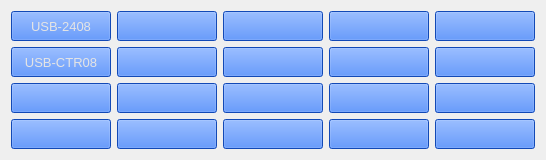
     <widget class="QWidget" name="Devices">
      <attribute name="title">
       <string>Devices</string>
      </attribute>
      <layout class="QGridLayout" name="gridLayout_9">
       <item row="0" column="0">
        <widget class="PyDMRelatedDisplayButton" name="PyDMRelatedDisplayButton_83">
         <property name="minimumSize">
          <size>
           <width>100</width>
           <height>30</height>
          </size>
         </property>
         <property name="font">
          <font>
           <pointsize>10</pointsize>
          </font>
         </property>
         <property name="toolTip">
          <string/>
         </property>
         <property name="styleSheet">
          <string notr="true">color: rgb(228, 228, 228);
background-color: rgb(25, 102, 255);</string>
         </property>
         <property name="text">
          <string>USB-2408</string>
         </property>
         <property name="filenames" stdset="0">
          <stringlist>
           <string>USB2408_module.adl</string>
          </stringlist>
         </property>
         <property name="titles" stdset="0">
          <stringlist>
           <string>USB-2408 module</string>
          </stringlist>
         </property>
         <property name="showIcon" stdset="0">
          <bool>false</bool>
         </property>
         <property name="macros" stdset="0">
          <stringlist>
           <string>P=${P}USB2408:,Bi=Bi,Li=Li,Bo=Bo,Lo=Lo,Bd=Bd,Ai=Ai,Ti=Ti,Ao=Ao,Ct=Counter,Wd=WaveDig,Wg=WaveGen,Tg=Trig</string>
          </stringlist>
         </property>
         <property name="openInNewWindow" stdset="0">
          <bool>true</bool>
         </property>
        </widget>
       </item>
       <item row="0" column="1">
        <widget class="PyDMRelatedDisplayButton" name="PyDMRelatedDisplayButton_88">
         <property name="minimumSize">
          <size>
           <width>100</width>
           <height>30</height>
          </size>
         </property>
         <property name="font">
          <font>
           <pointsize>10</pointsize>
          </font>
         </property>
         <property name="toolTip">
          <string/>
         </property>
         <property name="styleSheet">
          <string notr="true">color: rgb(228, 228, 228);
background-color: rgb(25, 102, 255);</string>
         </property>
         <property name="showIcon" stdset="0">
          <bool>false</bool>
         </property>
         <property name="openInNewWindow" stdset="0">
          <bool>true</bool>
         </property>
        </widget>
       </item>
       <item row="0" column="2">
        <widget class="PyDMRelatedDisplayButton" name="PyDMRelatedDisplayButton_96">
         <property name="minimumSize">
          <size>
           <width>100</width>
           <height>30</height>
          </size>
         </property>
         <property name="font">
          <font>
           <pointsize>10</pointsize>
          </font>
         </property>
         <property name="toolTip">
          <string/>
         </property>
         <property name="styleSheet">
          <string notr="true">color: rgb(228, 228, 228);
background-color: rgb(25, 102, 255);</string>
         </property>
         <property name="showIcon" stdset="0">
          <bool>false</bool>
         </property>
         <property name="openInNewWindow" stdset="0">
          <bool>true</bool>
         </property>
        </widget>
       </item>
       <item row="0" column="3">
        <widget class="PyDMRelatedDisplayButton" name="PyDMRelatedDisplayButton_95">
         <property name="minimumSize">
          <size>
           <width>100</width>
           <height>30</height>
          </size>
         </property>
         <property name="font">
          <font>
           <pointsize>10</pointsize>
          </font>
         </property>
         <property name="toolTip">
          <string/>
         </property>
         <property name="styleSheet">
          <string notr="true">color: rgb(228, 228, 228);
background-color: rgb(25, 102, 255);</string>
         </property>
         <property name="showIcon" stdset="0">
          <bool>false</bool>
         </property>
         <property name="openInNewWindow" stdset="0">
          <bool>true</bool>
         </property>
        </widget>
       </item>
       <item row="0" column="4">
        <widget class="PyDMRelatedDisplayButton" name="PyDMRelatedDisplayButton_196">
         <property name="minimumSize">
          <size>
           <width>100</width>
           <height>30</height>
          </size>
         </property>
         <property name="font">
          <font>
           <pointsize>10</pointsize>
          </font>
         </property>
         <property name="toolTip">
          <string/>
         </property>
         <property name="styleSheet">
          <string notr="true">color: rgb(228, 228, 228);
background-color: rgb(25, 102, 255);</string>
         </property>
         <property name="showIcon" stdset="0">
          <bool>false</bool>
         </property>
         <property name="openInNewWindow" stdset="0">
          <bool>true</bool>
         </property>
        </widget>
       </item>
       <item row="1" column="0">
        <widget class="PyDMRelatedDisplayButton" name="PyDMRelatedDisplayButton_84">
         <property name="minimumSize">
          <size>
           <width>100</width>
           <height>30</height>
          </size>
         </property>
         <property name="font">
          <font>
           <pointsize>10</pointsize>
          </font>
         </property>
         <property name="toolTip">
          <string/>
         </property>
         <property name="styleSheet">
          <string notr="true">color: rgb(228, 228, 228);
background-color: rgb(25, 102, 255);</string>
         </property>
         <property name="text">
          <string>USB-CTR08</string>
         </property>
         <property name="filenames" stdset="0">
          <stringlist>
           <string>USBCTR.adl</string>
           <string>../../../control_ui/panels/usbctr_count.py</string>
           <string>../../../control_ui/panels/usbctr_rate.py</string>
          </stringlist>
         </property>
         <property name="titles" stdset="0">
          <stringlist>
           <string>USB-CTR08 module</string>
           <string>Count</string>
           <string>Count rate</string>
          </stringlist>
         </property>
         <property name="showIcon" stdset="0">
          <bool>false</bool>
         </property>
         <property name="macros" stdset="0">
          <stringlist>
           <string>P=${P}USBCTR:,SP=${P}USBCTR:,S=scaler1,MP=${P}USBCTR:MCS:,Bi=Bi,Li=Li,Bo=Bo,Lo=Lo,Bd=Bd,Ct=Counter,Pg=PulseGen,Tg=Trig</string>
           <string>P=${P}USBCTR:,MP=${P}USBCTR:MCS:,S=scaler1</string>
           <string>P=${P}USBCTR:,MP=${P}USBCTR:MCS:,S=scaler1</string>
          </stringlist>
         </property>
         <property name="openInNewWindow" stdset="0">
          <bool>true</bool>
         </property>
        </widget>
       </item>
       <item row="1" column="1">
        <widget class="PyDMRelatedDisplayButton" name="PyDMRelatedDisplayButton_90">
         <property name="minimumSize">
          <size>
           <width>100</width>
           <height>30</height>
          </size>
         </property>
         <property name="font">
          <font>
           <pointsize>10</pointsize>
          </font>
         </property>
         <property name="toolTip">
          <string/>
         </property>
         <property name="styleSheet">
          <string notr="true">color: rgb(228, 228, 228);
background-color: rgb(25, 102, 255);</string>
         </property>
         <property name="showIcon" stdset="0">
          <bool>false</bool>
         </property>
         <property name="openInNewWindow" stdset="0">
          <bool>true</bool>
         </property>
        </widget>
       </item>
       <item row="1" column="2">
        <widget class="PyDMRelatedDisplayButton" name="PyDMRelatedDisplayButton_98">
         <property name="minimumSize">
          <size>
           <width>100</width>
           <height>30</height>
          </size>
         </property>
         <property name="font">
          <font>
           <pointsize>10</pointsize>
          </font>
         </property>
         <property name="toolTip">
          <string/>
         </property>
         <property name="styleSheet">
          <string notr="true">color: rgb(228, 228, 228);
background-color: rgb(25, 102, 255);</string>
         </property>
         <property name="showIcon" stdset="0">
          <bool>false</bool>
         </property>
         <property name="openInNewWindow" stdset="0">
          <bool>true</bool>
         </property>
        </widget>
       </item>
       <item row="1" column="3">
        <widget class="PyDMRelatedDisplayButton" name="PyDMRelatedDisplayButton_93">
         <property name="minimumSize">
          <size>
           <width>100</width>
           <height>30</height>
          </size>
         </property>
         <property name="font">
          <font>
           <pointsize>10</pointsize>
          </font>
         </property>
         <property name="toolTip">
          <string/>
         </property>
         <property name="styleSheet">
          <string notr="true">color: rgb(228, 228, 228);
background-color: rgb(25, 102, 255);</string>
         </property>
         <property name="showIcon" stdset="0">
          <bool>false</bool>
         </property>
         <property name="openInNewWindow" stdset="0">
          <bool>true</bool>
         </property>
        </widget>
       </item>
       <item row="1" column="4">
        <widget class="PyDMRelatedDisplayButton" name="PyDMRelatedDisplayButton_198">
         <property name="minimumSize">
          <size>
           <width>100</width>
           <height>30</height>
          </size>
         </property>
         <property name="font">
          <font>
           <pointsize>10</pointsize>
          </font>
         </property>
         <property name="toolTip">
          <string/>
         </property>
         <property name="styleSheet">
          <string notr="true">color: rgb(228, 228, 228);
background-color: rgb(25, 102, 255);</string>
         </property>
         <property name="showIcon" stdset="0">
          <bool>false</bool>
         </property>
         <property name="openInNewWindow" stdset="0">
          <bool>true</bool>
         </property>
        </widget>
       </item>
       <item row="2" column="0">
        <widget class="PyDMRelatedDisplayButton" name="PyDMRelatedDisplayButton_85">
         <property name="minimumSize">
          <size>
           <width>100</width>
           <height>30</height>
          </size>
         </property>
         <property name="font">
          <font>
           <pointsize>10</pointsize>
          </font>
         </property>
         <property name="toolTip">
          <string/>
         </property>
         <property name="styleSheet">
          <string notr="true">color: rgb(228, 228, 228);
background-color: rgb(25, 102, 255);</string>
         </property>
         <property name="showIcon" stdset="0">
          <bool>false</bool>
         </property>
         <property name="openInNewWindow" stdset="0">
          <bool>true</bool>
         </property>
        </widget>
       </item>
       <item row="2" column="1">
        <widget class="PyDMRelatedDisplayButton" name="PyDMRelatedDisplayButton_87">
         <property name="minimumSize">
          <size>
           <width>100</width>
           <height>30</height>
          </size>
         </property>
         <property name="font">
          <font>
           <pointsize>10</pointsize>
          </font>
         </property>
         <property name="toolTip">
          <string/>
         </property>
         <property name="styleSheet">
          <string notr="true">color: rgb(228, 228, 228);
background-color: rgb(25, 102, 255);</string>
         </property>
         <property name="showIcon" stdset="0">
          <bool>false</bool>
         </property>
         <property name="openInNewWindow" stdset="0">
          <bool>true</bool>
         </property>
        </widget>
       </item>
       <item row="2" column="2">
        <widget class="PyDMRelatedDisplayButton" name="PyDMRelatedDisplayButton_94">
         <property name="minimumSize">
          <size>
           <width>100</width>
           <height>30</height>
          </size>
         </property>
         <property name="font">
          <font>
           <pointsize>10</pointsize>
          </font>
         </property>
         <property name="toolTip">
          <string/>
         </property>
         <property name="styleSheet">
          <string notr="true">color: rgb(228, 228, 228);
background-color: rgb(25, 102, 255);</string>
         </property>
         <property name="showIcon" stdset="0">
          <bool>false</bool>
         </property>
         <property name="openInNewWindow" stdset="0">
          <bool>true</bool>
         </property>
        </widget>
       </item>
       <item row="2" column="3">
        <widget class="PyDMRelatedDisplayButton" name="PyDMRelatedDisplayButton_91">
         <property name="minimumSize">
          <size>
           <width>100</width>
           <height>30</height>
          </size>
         </property>
         <property name="font">
          <font>
           <pointsize>10</pointsize>
          </font>
         </property>
         <property name="toolTip">
          <string/>
         </property>
         <property name="styleSheet">
          <string notr="true">color: rgb(228, 228, 228);
background-color: rgb(25, 102, 255);</string>
         </property>
         <property name="showIcon" stdset="0">
          <bool>false</bool>
         </property>
         <property name="openInNewWindow" stdset="0">
          <bool>true</bool>
         </property>
        </widget>
       </item>
       <item row="2" column="4">
        <widget class="PyDMRelatedDisplayButton" name="PyDMRelatedDisplayButton_197">
         <property name="minimumSize">
          <size>
           <width>100</width>
           <height>30</height>
          </size>
         </property>
         <property name="font">
          <font>
           <pointsize>10</pointsize>
          </font>
         </property>
         <property name="toolTip">
          <string/>
         </property>
         <property name="styleSheet">
          <string notr="true">color: rgb(228, 228, 228);
background-color: rgb(25, 102, 255);</string>
         </property>
         <property name="showIcon" stdset="0">
          <bool>false</bool>
         </property>
         <property name="openInNewWindow" stdset="0">
          <bool>true</bool>
         </property>
        </widget>
       </item>
       <item row="3" column="0">
        <widget class="PyDMRelatedDisplayButton" name="PyDMRelatedDisplayButton_86">
         <property name="minimumSize">
          <size>
           <width>100</width>
           <height>30</height>
          </size>
         </property>
         <property name="font">
          <font>
           <pointsize>10</pointsize>
          </font>
         </property>
         <property name="toolTip">
          <string/>
         </property>
         <property name="styleSheet">
          <string notr="true">color: rgb(228, 228, 228);
background-color: rgb(25, 102, 255);</string>
         </property>
         <property name="showIcon" stdset="0">
          <bool>false</bool>
         </property>
         <property name="openInNewWindow" stdset="0">
          <bool>true</bool>
         </property>
        </widget>
       </item>
       <item row="3" column="1">
        <widget class="PyDMRelatedDisplayButton" name="PyDMRelatedDisplayButton_89">
         <property name="minimumSize">
          <size>
           <width>100</width>
           <height>30</height>
          </size>
         </property>
         <property name="font">
          <font>
           <pointsize>10</pointsize>
          </font>
         </property>
         <property name="toolTip">
          <string/>
         </property>
         <property name="styleSheet">
          <string notr="true">color: rgb(228, 228, 228);
background-color: rgb(25, 102, 255);</string>
         </property>
         <property name="showIcon" stdset="0">
          <bool>false</bool>
         </property>
         <property name="openInNewWindow" stdset="0">
          <bool>true</bool>
         </property>
        </widget>
       </item>
       <item row="3" column="2">
        <widget class="PyDMRelatedDisplayButton" name="PyDMRelatedDisplayButton_97">
         <property name="minimumSize">
          <size>
           <width>100</width>
           <height>30</height>
          </size>
         </property>
         <property name="font">
          <font>
           <pointsize>10</pointsize>
          </font>
         </property>
         <property name="toolTip">
          <string/>
         </property>
         <property name="styleSheet">
          <string notr="true">color: rgb(228, 228, 228);
background-color: rgb(25, 102, 255);</string>
         </property>
         <property name="showIcon" stdset="0">
          <bool>false</bool>
         </property>
         <property name="openInNewWindow" stdset="0">
          <bool>true</bool>
         </property>
        </widget>
       </item>
       <item row="3" column="3">
        <widget class="PyDMRelatedDisplayButton" name="PyDMRelatedDisplayButton_92">
         <property name="minimumSize">
          <size>
           <width>100</width>
           <height>30</height>
          </size>
         </property>
         <property name="font">
          <font>
           <pointsize>10</pointsize>
          </font>
         </property>
         <property name="toolTip">
          <string/>
         </property>
         <property name="styleSheet">
          <string notr="true">color: rgb(228, 228, 228);
background-color: rgb(25, 102, 255);</string>
         </property>
         <property name="showIcon" stdset="0">
          <bool>false</bool>
         </property>
         <property name="openInNewWindow" stdset="0">
          <bool>true</bool>
         </property>
        </widget>
       </item>
       <item row="3" column="4">
        <widget class="PyDMRelatedDisplayButton" name="PyDMRelatedDisplayButton_195">
         <property name="minimumSize">
          <size>
           <width>100</width>
           <height>30</height>
          </size>
         </property>
         <property name="font">
          <font>
           <pointsize>10</pointsize>
          </font>
         </property>
         <property name="toolTip">
          <string/>
         </property>
         <property name="styleSheet">
          <string notr="true">color: rgb(228, 228, 228);
background-color: rgb(25, 102, 255);</string>
         </property>
         <property name="showIcon" stdset="0">
          <bool>false</bool>
         </property>
         <property name="openInNewWindow" stdset="0">
          <bool>true</bool>
         </property>
        </widget>
       </item>
      </layout>
     </widget>
